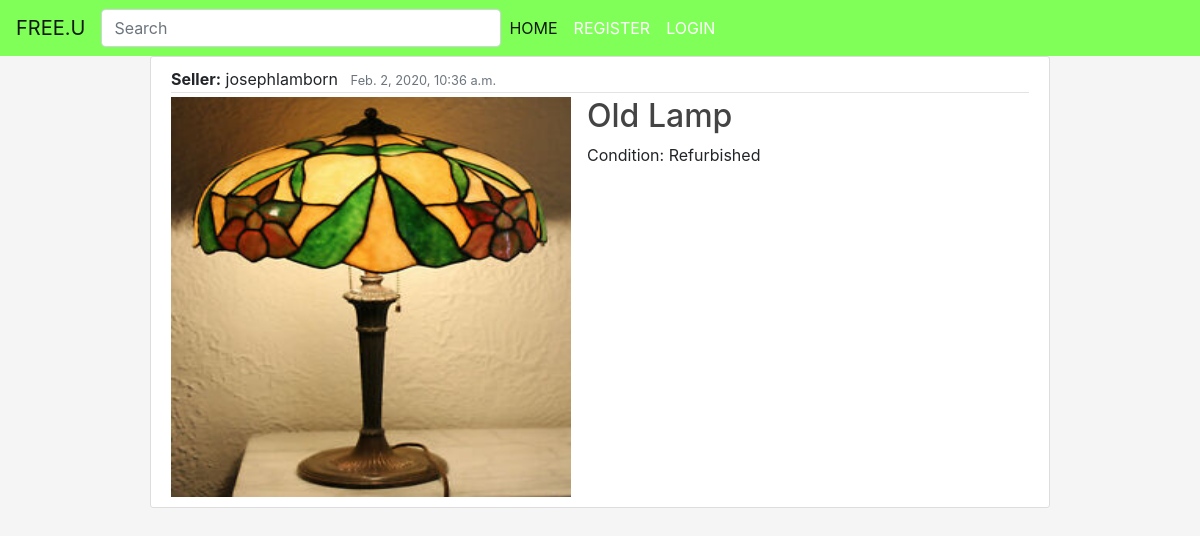
Page /itempost/14/ on the committed database.
### marketplace/models.py (models this page shows, shortened)
class ItemPost(models.Model):
    title = models.CharField(max_length=100)
    item_image = models.ImageField(blank=True, null=True)
    date_posted = models.DateTimeField(default=timezone.now)
    author = models.ForeignKey(User, on_delete=models.CASCADE)
    condition = models.CharField(max_length=20)

### marketplace/views.py (the view)
# urls.py: path('itempost/<int:pk>/', PostDetailView.as_view(), name= "itempost-detail"),
class PostDetailView(DetailView):
    model = ItemPost

### marketplace/templates/marketplace/ItemPost_detail.html (shortened to what this page needs)
{% extends "marketplace/base.html" %}
{% block content %}
  <article class="media content-section">
    <div class="media-body">
      <div class="article-metadata">
        <a class="mr-2" ><strong>Seller:</strong> {{ object.author }}</a>
        <small class="text-muted">{{ object.date_posted }}</small>
      </div>
      {% if object.item_image %}
          <div class = "article-img" id='biggerone'>
              <img src="{{ object.item_image.url }}" >
          </div>
      {% endif %}
      <h2><a class="article-title" href="{% url 'itempost-detail' object.id %}">{{ object.title }}</a></h2>
      <p class="article-content">Condition: {{ object.condition }}</p>
    </div>
  </article>
{% endblock content %}

### marketplace/static/marketplace/main.css (style rules this page uses)
body { margin: 0; background: whitesmoke }
#biggerone img { width:400px; height:400px; }
h2 { color:#34ca78; }
.content-section { margin: 0 auto; background: #ffffff; padding: 10px 20px; border: 1px solid #dddddd; border-radius: 3px; margin-bottom: 20px; width: 75%; height:100%; }
.article-title { color: #444444; }
.article-content { white-space: pre-line; }
.article-img img { height: 100px; width: 100px; margin-right: 16px; float: left; }
.article-metadata { padding-bottom: 1px; margin-bottom: 4px; border-bottom: 1px solid #e3e3e3 }

### rows in the picture
ItemPost: author "josephlamborn", date_posted "Feb. 2, 2020, 10:36 a.m.", item_image (picture), title "Old Lamp", condition "Refurbished"
